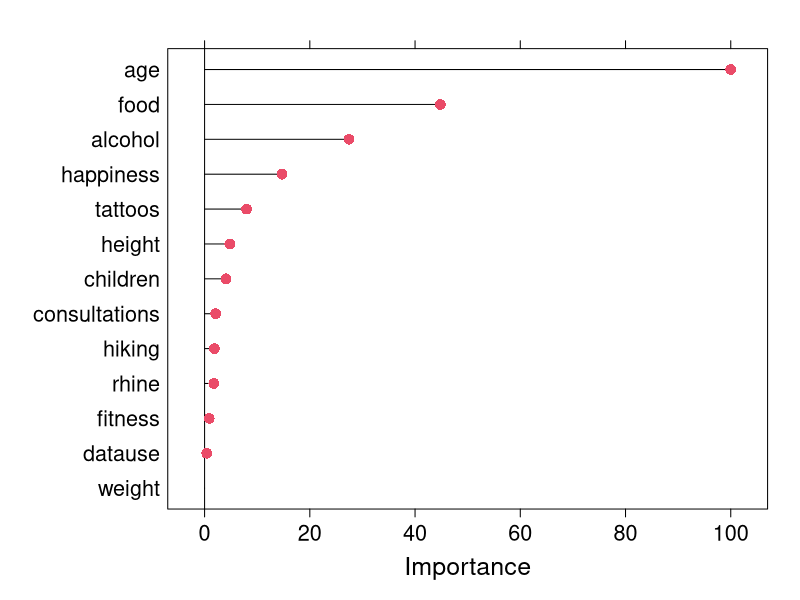
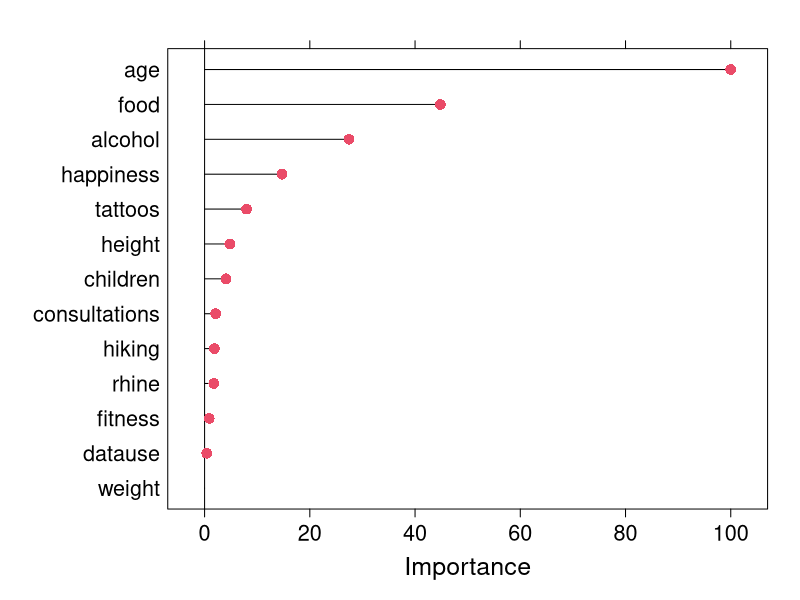
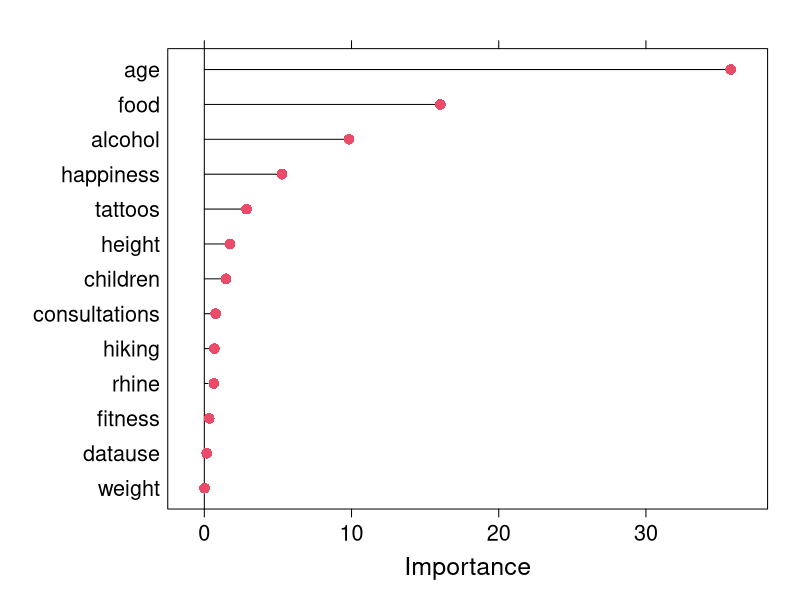
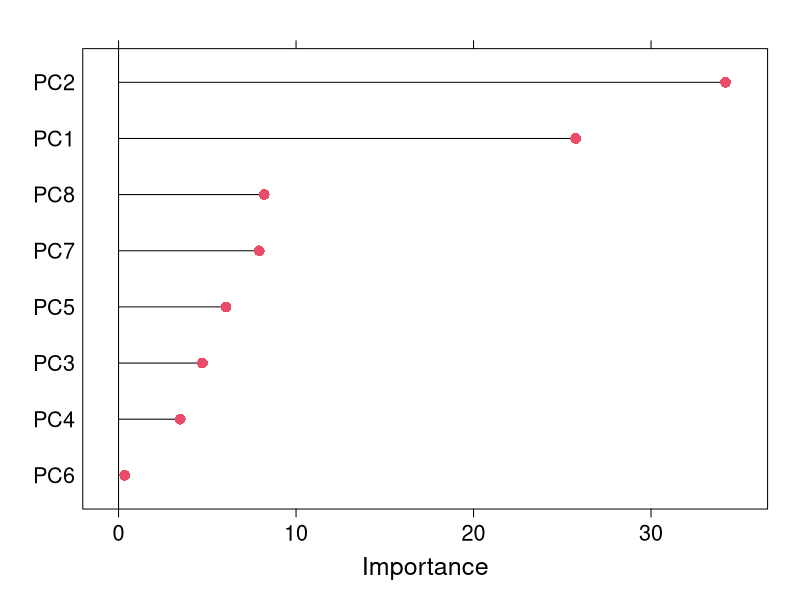

Reproduce these figures in R, in order.
## ---- chunk 1
require(caret)
require(tidyverse)
# Code to knit slides
#bas = read_csv('1_Data/basel.csv')
bas = read_csv('1_Data/baselers.csv')

print2 <- function(x, nlines=10,...)
   cat(head(capture.output(print(x,...)), nlines), sep="\n")

sel = apply(bas, 1, function(x) any(is.na(unlist(x))))
bas = bas[!sel,]

bas = bas %>% 
  mutate_if(is.character, as.factor)

preprocesssing = preProcess(bas)
bas = predict(preprocesssing, bas)


bas <- bas %>%
  sample_n(1000)

bas <- bas %>% select_if(is.numeric)
basel = bas

fitControl_cv <- trainControl(
  method = "repeatedcv",
  number = 1,
  repeats = 1)

train_index = createDataPartition(bas$income, p = .8, list = FALSE)
bas_train = bas %>% slice(train_index)
bas_test = bas %>% slice(-train_index)

income_lm = train(income ~ . - id, 
           method = 'lm', 
           data = bas_train)

income_lm_short = train(income ~ age + food + alcohol + happiness + fitness + datause + tattoos + weight + children + fitness + height, 
           method = 'lm', 
           data = bas_train)

## ---- chunk 2
options(htmltools.dir.version = FALSE)
# see: https://github.com/yihui/xaringan
# install.packages("xaringan")
# see: 
# https://github.com/yihui/xaringan/wiki
# https://github.com/gnab/remark/wiki/Markdown
options(width=110)
options(digits = 4)
## ---- chunk 3
knitr::opts_chunk$set(comment=NA, fig.width=6, fig.height=6, echo = TRUE, eval = TRUE, 
                      message = FALSE, warning = FALSE, fig.align = 'center', dpi = 200)
library(tidyverse)
#library(basel)
library(ggthemes)
## ---- chunk 4
plot(varImp(income_lm),col='#EA4B68',cex=1.3,scales = list(cex=1.3,lineheight=1.3),xlab=list(cex=1.5))
## ---- chunk 5
print2(varImp(income_lm_short), 11)
## ---- chunk 6
plot(varImp(income_lm),col='#EA4B68',cex=1.3,scales = list(cex=1.3,lineheight=1.3),xlab=list(cex=1.5))
## ---- chunk 7
# Run feature elimination
out = rfe(x = bas_train %>% select(-income), 
    y = bas_train$income,
    sizes = c(3,4,5,10),   # Features set sizes should be considered
    rfeControl = rfeControl(
      functions = lmFuncs,
      verbose = FALSE))
print2(out, 20)
## ---- chunk 8
# train model WITHOUT PCA preprocessing
model = train(income ~ . -id, method = 'lm', 
              data = bas_train)

plot(varImp(model, scale=F),col='#EA4B68',cex=1.3,scales = list(cex=1.3,lineheight=1.3),xlab=list(cex=1.5))
## ---- chunk 9
# train model WITH PCA preprocessing
model = train(income ~ . -id, method = 'lm', 
              data = bas_train,
              preProc = c('pca'),
              trControl = trainControl(preProcOptions = list(thresh = 0.75)))
plot(varImp(model, scale=F),col='#EA4B68',cex=1.3,scales = list(cex=1.3,lineheight=1.3),xlab=list(cex=1.5))
## ---- chunk 10
# identify redundant variables
findCorrelation(cor(basel))

# remove from data
remove <- findCorrelation(cor(basel))
basel <- basel %>%
  select(-remove)

## ---- chunk 11
# identify low variance variables
nearZeroVar(basel)
